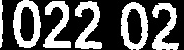
#> input picture pyQt5/小论文/afterCutImg.png, 184 x 50 px
$ python '卷积切割长度为10的感兴趣区域.py'
#> lines starting #> are read from the running program, lines starting #| are printed output that depends on the picture
import cv2
import numpy as np
import math
import matplotlib.pyplot as plt
from scipy import signal

#对原图片进行卷积，得出定位点
dst_img=cv2.imread('afterCutImg.png',cv2.IMREAD_GRAYSCALE)
#> dst_img is the input picture: shape (50, 184); min 0, max 255, mean 92.1
h,w=dst_img.shape
#> h = 50; w = 184
# src=cv2.bitwise_not(dst_img)
src=dst_img
cv2.namedWindow('src',cv2.WINDOW_NORMAL)
cv2.imshow('src',dst_img)
kernel=np.ones((h,5),dtype=np.float32)
result=signal.convolve2d(src,kernel,'valid')

plt.subplot2grid((3,1),(0,0))
plt.imshow(cv2.cvtColor(dst_img,cv2.COLOR_GRAY2RGB))
plt.xlabel('(a)原图',fontproperties='SimHei',fontsize=25)
plt.xticks([])
plt.yticks([])


plt.subplot2grid((3,1),(1,0))
hist=result.ravel()
#> hist = 180 values, max 50902 at index 16, min 0 at index 5, mean 23003.5
plt.plot(hist)
plt.xlabel('(b)卷积投影分布',fontproperties='SimHei',fontsize=25)
# plt.xlim((0,w))

plt.subplot2grid((3,1),(2,0))
result=cv2.threshold(result,10000,1,cv2.THRESH_BINARY)
hist=result[1].ravel()
#> hist = 180 values, max 1 at index 0, min 0 at index 2, mean 0.756
plt.plot(hist)
plt.xlabel('(c)二值化分布',fontproperties='SimHei',fontsize=25)
# plt.xticks([])
# plt.yticks([])


# cv2.imwrite('afterCutImg.png',cutimg)
plt.show()
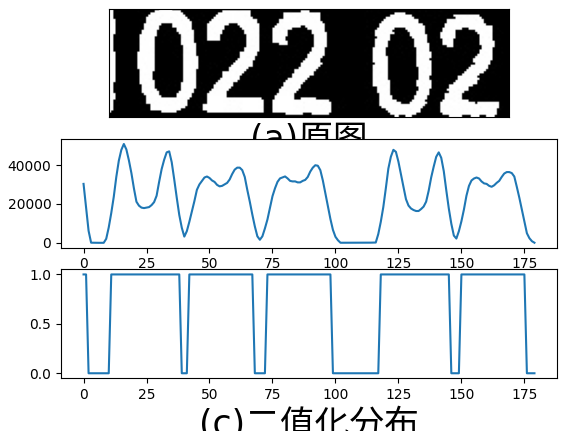
#> figure drawn by matplotlib, 3 panels; panel 2: curve peaks at x = 16, y = 50902; panel 3: curve peaks at x = 0, y = 1
cv2.waitKey()
cv2.destroyAllWindows()
